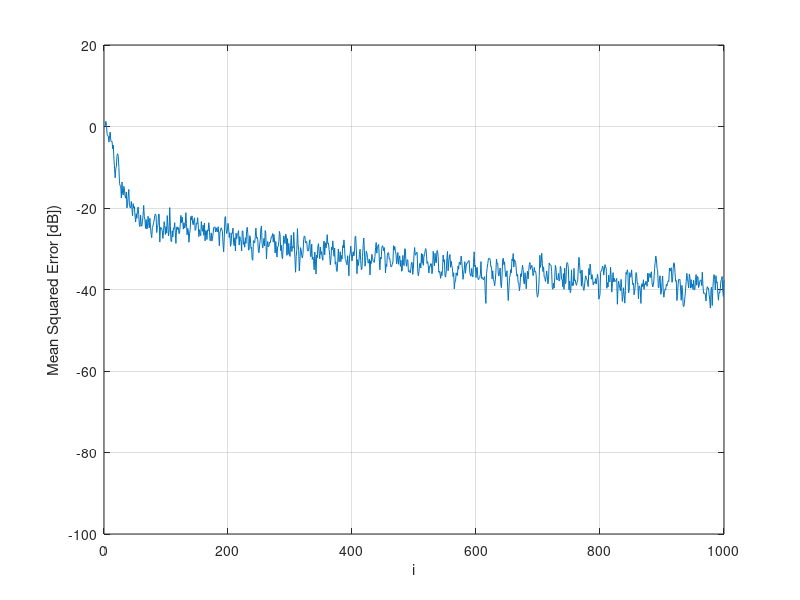

Here is the MATLAB script that generated this plot:
%%%%%%%%%%%%%%%%%%%%%%%%%%%%%%%%%%%%%%%%
% DVM-LMS Algorithm Implementation     %
% Igor Oliveira                        % 
% 26/08/2020                           %  
%%%%%%%%%%%%%%%%%%%%%%%%%%%%%%%%%%%%%%%%

% Implements a parametrized Decomposable Volterra Model LMS Filter for a
% K-th order series and a M-th order filter.

clc;
clear;
close;

% Filter parameters
numberOfSamples = 1000;
numberOfRuns = 50;
K = 2; % Series order 
M = 8; % Filter order
eps = 1e-3;

% Convergence parameters
mu0 = 0.01; % Convergence coefficient

% Input signal correlation parameters
sig_u2 = 1; % Input signal variance
a = 0; % Regulates the correlation
b = sqrt(1 - a^2) * sig_u2; % Corrects the input signal variance to sig_u2

% Desired signal noise parameters
sig_v2 = 1e-6; % Corruption noise variance

for l = 1:numberOfRuns
    % Initializing the input information, u (gaussian distribution with variance
    % sig_u2)
    
    u = rand(numberOfSamples, 1) * sig_u2;
   
    % Correlating the input information
    
    whiteNoise = rand(numberOfSamples, 1) * 1; % White noise with variance = 1
    for i = 2:numberOfSamples
        u(i) = a * u(i - 1) + b * whiteNoise(i);        
    end
   
    % Initializing the delayed input vector
    ui = zeros(1, M);
    
    % Defining the desired plant vector (Example 11.1, pg. 459 on Diniz's book)
    d = zeros(numberOfSamples, 1);
    p = zeros(numberOfSamples, 1);
    for i = 2:numberOfSamples
        p(i) = u(i) + 0.5 * u(i - 1);
    end
    for i = 1:numberOfSamples
        d(i) = p(i) + 0.2 * p(i)^2 + 0.1 * p(i)^3;
    end

    % Let's add some gaussian noise to d
    v = randn(numberOfSamples, 1) * sig_v2;
    dNoise = d + v;
    
    % Creating error vector
    e = zeros(1, numberOfSamples);
    
    % Initialization
    w = zeros(M, K);
    for i = 1:K - 1
        w(1, i) = 2^(1 - i); 
    end 
    
    % Iteration
    for i = 1:numberOfSamples
        % Creating row input regressor
        ui = [u(i) ui(1:M - 1)];
        
        % Computing y_{os}
        yo = zeros(1, K);
        for s = 1:K
            yo(s) = ui * w(:, s);
        end
        
        % Computing y_s
        y = zeros(1, K);
        for s = 1:K
            y(s) = prod(yo(1:s - 1))*prod(yo(s + 1:K));
        end
        
        % Computing the output and the error
        yout = y(K) * yo(K);
        e(i) = d(i) - yout;
        
        % Updating weight matrix
        mu = zeros(1, K); 
        for s = 1:K
            mu(s) = mu0 / (abs(y(s))^2 + eps);
            w(:, s) = w(:, s) + mu(s) * e(i) * conj(y(s)) * ui';
        end
    end
    squaredErrorMatrix(l, :) = e.^2;
end

mse = mean(squaredErrorMatrix);

% Plotting Graphs
figure;
plot(10 * log(mse));
xlabel('i');
ylabel('Mean Squared Error [dB])');
ylim([-100, 20])
grid;